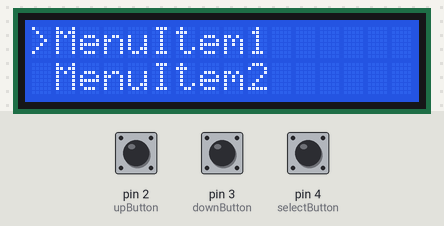
Simulated run of this sketch. Board: Arduino Uno, built with avr-gcc and run on an emulated ATmega328P. On the bench: 16×2 character LCD. Inputs (shaded band) come from the test bench; at power-on: pin 3 (downButton) HIGH, pin 4 (selectButton) HIGH, pin 2 (upButton) HIGH.

Above: at 1.2 s.
1.3 s: pin 3 (downButton) pulled LOW for 0.15 s
At 2.5 s:
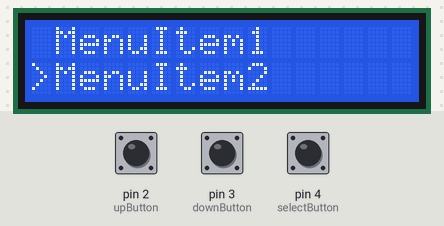
2.9 s: pin 4 (selectButton) pulled LOW for 0.15 s
At 3.6 s:
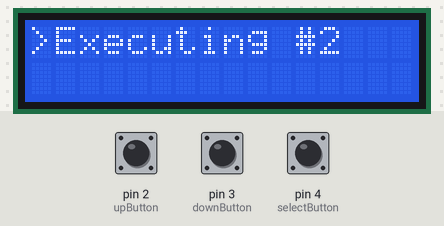
5.9 s: pin 3 (downButton) pulled LOW for 1 s
At 7.4 s:
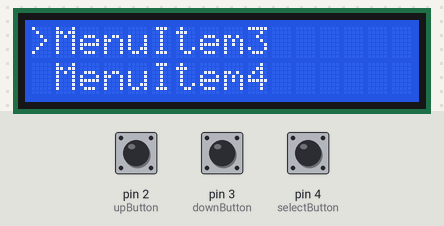
8.4 s: pin 4 (selectButton) pulled LOW for 1 s
At 9.0 s:
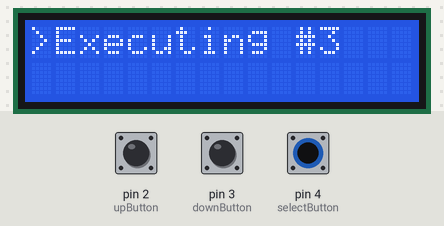
11.4 s: pin 2 (upButton) pulled LOW for 0.15 s
At 12.6 s:
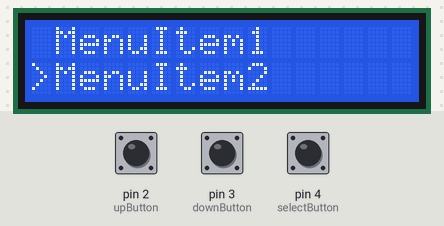
13.0 s: pin 2 (upButton) pulled LOW for 1 s
At 14.0 s:
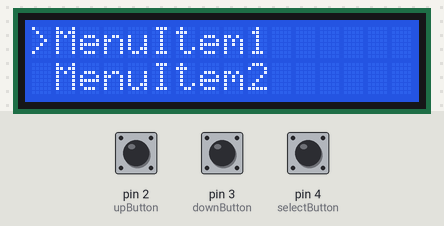
Timing chart, 0 to 16.0 s (numbered marks = the images above; inputs shaded):
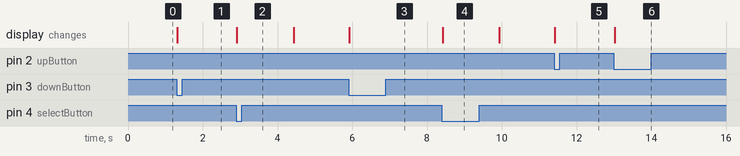

Measured:
- after the input at 1.3 s, the display: changes at once (image 1)
- after the input at 2.9 s, the display: changes at once (image 2)
- after the input at 5.9 s, the display: changes at once (image 3)
- after the input at 8.4 s, the display: changes at once (image 4)
- after the input at 11.4 s, the display: changes at once (image 5)
- after the input at 13.0 s, the display: changes at once (image 6)

The sketch:

lcdmenu.ino
```cpp
#include <Wire.h>
#include <LiquidCrystal_I2C.h>

LiquidCrystal_I2C lcd(0x27, 16, 2);

int upButton = 2;
int downButton = 3;
int selectButton = 4;
int menu = 1;

void setup() {
  lcd.begin();
  lcd.backlight();
  pinMode(upButton, INPUT_PULLUP);
  pinMode(downButton, INPUT_PULLUP);
  pinMode(selectButton, INPUT_PULLUP);
  updateMenu();
}

void loop() {
  if (!digitalRead(downButton)){
    menu++;
    updateMenu();
    delay(100);
    while (!digitalRead(downButton));
  }
  if (!digitalRead(upButton)){
    menu--;
    updateMenu();
    delay(100);
    while(!digitalRead(upButton));
  }
  if (!digitalRead(selectButton)){
    executeAction();
    updateMenu();
    delay(100);
    while (!digitalRead(selectButton));
  }
}

void updateMenu() {
  switch (menu) {
    case 0:
      menu = 1;
      break;
    case 1:
      lcd.clear();
      lcd.print(">MenuItem1");
      lcd.setCursor(0, 1);
      lcd.print(" MenuItem2");
      break;
    case 2:
      lcd.clear();
      lcd.print(" MenuItem1");
      lcd.setCursor(0, 1);
      lcd.print(">MenuItem2");
      break;
    case 3:
      lcd.clear();
      lcd.print(">MenuItem3");
      lcd.setCursor(0, 1);
      lcd.print(" MenuItem4");
      break;
    case 4:
      lcd.clear();
      lcd.print(" MenuItem3");
      lcd.setCursor(0, 1);
      lcd.print(">MenuItem4");
      break;
    case 5:
      menu = 4;
      break;
  }
}

void executeAction() {
  switch (menu) {
    case 1:
      action1();
      break;
    case 2:
      action2();
      break;
    case 3:
      action3();
      break;
    case 4:
      action4();
      break;
  }
}

void action1() {
  lcd.clear();
  lcd.print(">Executing #1");
  delay(1500);
}
void action2() {
  lcd.clear();
  lcd.print(">Executing #2");
  delay(1500);
}
void action3() {
  lcd.clear();
  lcd.print(">Executing #3");
  delay(1500);
}
void action4() {
  lcd.clear();
  lcd.print(">Executing #4");
  delay(1500);
}
```
